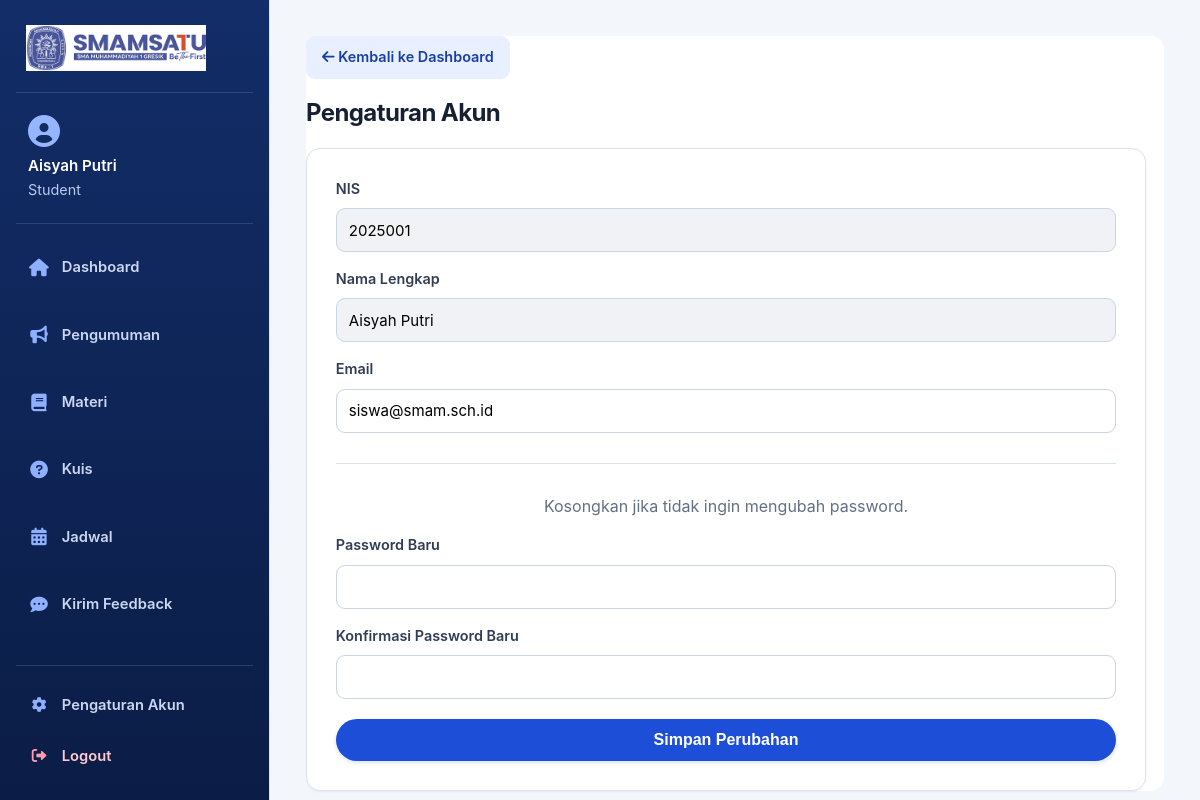
Page /profile/settings_student.php (signed in) on the committed database.
### tables this page shows
CREATE TABLE IF NOT EXISTS users (
    id INT AUTO_INCREMENT PRIMARY KEY,
    name VARCHAR(150) NOT NULL,
    email VARCHAR(150) NOT NULL UNIQUE,
    password VARCHAR(255) NOT NULL,
    role ENUM('admin', 'teacher', 'student') NOT NULL DEFAULT 'student',
    class VARCHAR(100) NULL,
    subject VARCHAR(100) NULL,
    nis VARCHAR(50) NULL UNIQUE,
    created_at TIMESTAMP DEFAULT CURRENT_TIMESTAMP
);

### profile/settings_student.php (the view, shortened to what this page needs)
<?php
require '../includes/db.php';
$userId = $_SESSION['user_id'];
try {
    $stmt = $pdo->prepare("SELECT nis, name, email FROM users WHERE id = ?");
    $stmt->execute([$userId]);
    $user = $stmt->fetch(PDO::FETCH_ASSOC);
} catch (PDOException $e) {
    die("Gagal mengambil data pengguna: " . $e->getMessage());
}
?>
<!DOCTYPE html>
<html lang="id">
<head>
    <link rel="stylesheet" href="https://cdnjs.cloudflare.com/ajax/libs/font-awesome/6.0.0-beta3/css/all.min.css">
    <link rel="stylesheet" href="../assets/css/style.css">
</head>
<body class="app-layout">
    <?php include '../layout/sidebar.php'; ?>
    <main class="main-content">
        <div class="container">
            <a href="../dashboard/dashboard_student.php" class="back-link"><i class="fas fa-arrow-left"></i> Kembali ke Dashboard</a>
            <h2>Pengaturan Akun</h2>
            <form action="settings_student.php" method="POST">
                <div class="form-group">
                    <label for="nis">NIS</label>
                    <input type="text" id="nis" name="nis" value="<?= htmlspecialchars($user['nis'] ?? '') ?>" readonly style="background-color: #f0f2f5; cursor: not-allowed;">
                </div>
                <div class="form-group">
                    <label for="name">Nama Lengkap</label>
                    <input type="text" id="name" name="name" value="<?= htmlspecialchars($user['name'] ?? '') ?>" readonly style="background-color: #f0f2f5; cursor: not-allowed;">
                </div>
                <div class="form-group">
                    <label for="email">Email</label>
                    <input type="email" id="email" name="email" value="<?= htmlspecialchars($user['email'] ?? '') ?>" required>
                </div>
                <hr style="margin: 30px 0; border: none; border-top: 1px solid var(--color-border);">
                <p style="text-align: center; color: var(--color-text-light);">Kosongkan jika tidak ingin mengubah password.</p>
                <div class="form-group">
                    <label for="new_password">Password Baru</label>
                    <input type="password" id="new_password" name="new_password">
                </div>
                <div class="form-group">
                    <label for="confirm_password">Konfirmasi Password Baru</label>
                    <input type="password" id="confirm_password" name="confirm_password">
                </div>
                <button type="submit">Simpan Perubahan</button>
            </form>
        </div>
    </main>
</body>
</html>

### rows in the picture
users: nis "2025001", name "Aisyah Putri", email "siswa@smam.sch.id"

### other values in the picture
$_SESSION['name'] "Aisyah Putri"
$_SESSION['role'] "Student"
$label "Dashboard Pengumuman Materi Kuis Jadwal Kirim Feedback"
